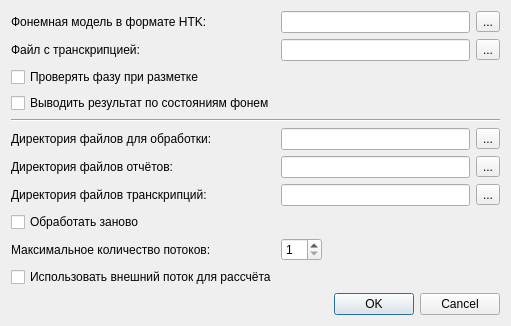
<?xml version="1.0" encoding="UTF-8"?>
<ui version="4.0">
 <class>SettingsDialogClass</class>
 <widget class="QDialog" name="SettingsDialogClass">
  <property name="geometry">
   <rect>
    <x>0</x>
    <y>0</y>
    <width>511</width>
    <height>283</height>
   </rect>
  </property>
  <property name="windowTitle">
   <string>Настройки phonemePlacerPlugin</string>
  </property>
  <layout class="QGridLayout" name="gridLayout">
   <item row="0" column="0">
    <widget class="QLabel" name="label">
     <property name="text">
      <string>Фонемная модель в формате HTK:</string>
     </property>
    </widget>
   </item>
   <item row="0" column="1">
    <widget class="QLineEdit" name="lineEdit_hmmModel"/>
   </item>
   <item row="0" column="2">
    <widget class="QToolButton" name="toolButton_setHmmModel">
     <property name="text">
      <string>...</string>
     </property>
    </widget>
   </item>
   <item row="15" column="0" colspan="3">
    <widget class="QDialogButtonBox" name="buttonBox">
     <property name="orientation">
      <enum>Qt::Horizontal</enum>
     </property>
     <property name="standardButtons">
      <set>QDialogButtonBox::Cancel|QDialogButtonBox::Ok</set>
     </property>
    </widget>
   </item>
   <item row="13" column="1">
    <spacer name="verticalSpacer">
     <property name="orientation">
      <enum>Qt::Vertical</enum>
     </property>
     <property name="sizeHint" stdset="0">
      <size>
       <width>20</width>
       <height>40</height>
      </size>
     </property>
    </spacer>
   </item>
   <item row="1" column="1">
    <widget class="QLineEdit" name="lineEdit_textFile"/>
   </item>
   <item row="1" column="2">
    <widget class="QToolButton" name="toolButton_setTextFile">
     <property name="text">
      <string>...</string>
     </property>
    </widget>
   </item>
   <item row="1" column="0">
    <widget class="QLabel" name="label_3">
     <property name="text">
      <string>Файл с транскрипцией:</string>
     </property>
    </widget>
   </item>
   <item row="2" column="0" colspan="2">
    <widget class="QCheckBox" name="checkBox_phraseIsCorrect">
     <property name="text">
      <string>Проверять фазу при разметке</string>
     </property>
     <property name="checked">
      <bool>false</bool>
     </property>
     <property name="autoRepeat">
      <bool>false</bool>
     </property>
     <property name="autoExclusive">
      <bool>false</bool>
     </property>
     <property name="tristate">
      <bool>false</bool>
     </property>
    </widget>
   </item>
   <item row="7" column="0">
    <widget class="QLabel" name="label_2">
     <property name="text">
      <string>Директория файлов для обработки:</string>
     </property>
    </widget>
   </item>
   <item row="7" column="1">
    <widget class="QLineEdit" name="lineEdit_processingDir"/>
   </item>
   <item row="7" column="2">
    <widget class="QToolButton" name="toolButton_setProcessingDir">
     <property name="text">
      <string>...</string>
     </property>
    </widget>
   </item>
   <item row="8" column="0">
    <widget class="QLabel" name="label_4">
     <property name="text">
      <string>Директория файлов отчётов:</string>
     </property>
    </widget>
   </item>
   <item row="8" column="1">
    <widget class="QLineEdit" name="lineEdit_reportsDir"/>
   </item>
   <item row="8" column="2">
    <widget class="QToolButton" name="toolButton_setReportsDir">
     <property name="text">
      <string>...</string>
     </property>
    </widget>
   </item>
   <item row="9" column="1">
    <widget class="QLineEdit" name="lineEdit_transcriptionsDir"/>
   </item>
   <item row="9" column="0">
    <widget class="QLabel" name="label_5">
     <property name="text">
      <string>Директория файлов транскрипций:</string>
     </property>
    </widget>
   </item>
   <item row="11" column="0">
    <widget class="QLabel" name="label_6">
     <property name="text">
      <string>Максимальное количество потоков:</string>
     </property>
    </widget>
   </item>
   <item row="9" column="2">
    <widget class="QToolButton" name="toolButton_settranscriptionsDir">
     <property name="text">
      <string>...</string>
     </property>
    </widget>
   </item>
   <item row="11" column="1">
    <layout class="QHBoxLayout" name="horizontalLayout">
     <item>
      <widget class="QSpinBox" name="spinBox_maxBPThreadCount">
       <property name="minimum">
        <number>1</number>
       </property>
      </widget>
     </item>
     <item>
      <spacer name="horizontalSpacer">
       <property name="orientation">
        <enum>Qt::Horizontal</enum>
       </property>
       <property name="sizeHint" stdset="0">
        <size>
         <width>40</width>
         <height>20</height>
        </size>
       </property>
      </spacer>
     </item>
    </layout>
   </item>
   <item row="12" column="0" colspan="3">
    <widget class="QCheckBox" name="checkBox_useExternalProcessing">
     <property name="text">
      <string>Использовать внешний поток для рассчёта</string>
     </property>
    </widget>
   </item>
   <item row="10" column="0">
    <widget class="QCheckBox" name="checkBox_restartProcessing">
     <property name="text">
      <string>Обработать заново</string>
     </property>
     <property name="checked">
      <bool>false</bool>
     </property>
     <property name="autoRepeat">
      <bool>false</bool>
     </property>
     <property name="autoExclusive">
      <bool>false</bool>
     </property>
     <property name="tristate">
      <bool>false</bool>
     </property>
    </widget>
   </item>
   <item row="4" column="0" colspan="3">
    <widget class="Line" name="line">
     <property name="orientation">
      <enum>Qt::Horizontal</enum>
     </property>
    </widget>
   </item>
   <item row="3" column="0">
    <widget class="QCheckBox" name="checkBox__output_type">
     <property name="text">
      <string>Выводить результат по состояниям фонем</string>
     </property>
     <property name="checked">
      <bool>false</bool>
     </property>
     <property name="autoRepeat">
      <bool>false</bool>
     </property>
     <property name="autoExclusive">
      <bool>false</bool>
     </property>
     <property name="tristate">
      <bool>false</bool>
     </property>
    </widget>
   </item>
  </layout>
 </widget>
 <resources/>
 <connections>
  <connection>
   <sender>buttonBox</sender>
   <signal>accepted()</signal>
   <receiver>SettingsDialogClass</receiver>
   <slot>accept()</slot>
   <hints>
    <hint type="sourcelabel">
     <x>248</x>
     <y>254</y>
    </hint>
    <hint type="destinationlabel">
     <x>157</x>
     <y>274</y>
    </hint>
   </hints>
  </connection>
  <connection>
   <sender>buttonBox</sender>
   <signal>rejected()</signal>
   <receiver>SettingsDialogClass</receiver>
   <slot>reject()</slot>
   <hints>
    <hint type="sourcelabel">
     <x>316</x>
     <y>260</y>
    </hint>
    <hint type="destinationlabel">
     <x>286</x>
     <y>274</y>
    </hint>
   </hints>
  </connection>
 </connections>
</ui>
